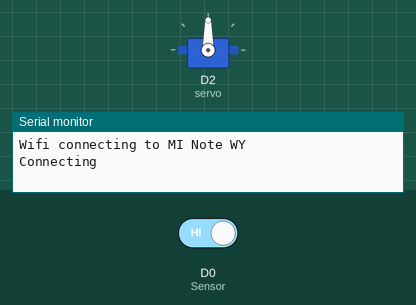
This sketch was run on a simulated ESP8266 (NodeMCU). On the bench: servo, the last lines printed to the serial monitor. Inputs (shaded band) come from the test bench; at power-on: D0 (Sensor) HIGH. WiFi joins after 1.5 s; servers stay silent unless stated; uploads are accepted with an empty reply.

Above: at 0.1 s.
At 8.7 s:
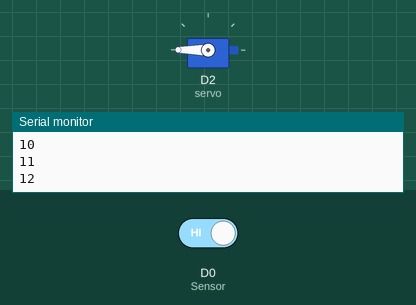
8.8 s: D0 (Sensor) driven LOW
At 10.5 s:
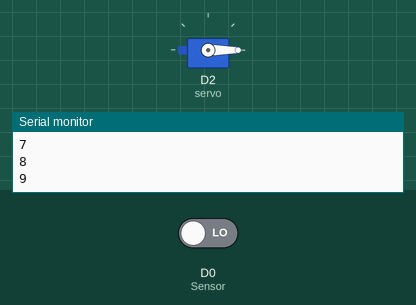
Timing chart, 0 to 12.0 s (numbered marks = the images above; inputs shaded):
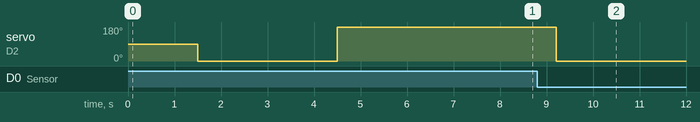

The sketch:

irma.ino
```cpp
#include <ESP8266WiFi.h>
#include <ESP8266HTTPClient.h>
#include <ArduinoJson.h>
#include <Servo.h>
Servo servo;

#define Sensor D0
#define max_tick 6500

int i, detik, tick, timer = 0;
int sensor_count[4], sensor_state[4];
float volume[4];
int warning_time=60;
long interval=1000;
long previousMillis=0; // millis() returns an unsigned long.

String token = "12345";
String vol, count;
const char* ssid="MI Note WY";  //Client or Laptop Connected SSID Wifi
const char* password = "wkynta01";  //PASSWORD SSID

void read_sensor(int pin) {
  sensor_count[pin]++;
  volume[pin] = float(100 * (max_tick - sensor_count[pin]) / max_tick);
  vol = String(volume[i]);
  count = String(sensor_count[i]);
    Serial.print("Count:");
    Serial.println(count);
    Serial.print(" Volume:");
    Serial.println(vol);
    Send(vol, count);
}

void setup() {

  servo.attach(D2);
  Serial.begin(115200);
  Serial.println();
  Serial.print("Wifi connecting to ");
  Serial.println( ssid );

  WiFi.begin(ssid,password);

  Serial.println();
  Serial.print("Connecting");

  while( WiFi.status() != WL_CONNECTED ){
      delay(500);
      Serial.print(".");
  }


  Serial.println();

  Serial.println("Wifi Connected Success!");
  Serial.print("NodeMCU IP Address : ");
  Serial.println(WiFi.localIP() );
  pinMode(Sensor, INPUT);
  servo.write (0);
  delay (3000);
  servo.write (180);
  delay (3000);

}

char state = 0;

void loop() {

  unsigned long currentMillis = millis();
  if(currentMillis - previousMillis > interval) {
    detik++;
  Serial.println(detik);
    }

     if (detik >= warning_time) { //
      Serial.println("WARNING !!!!!!!");
      vol = "inf";
      count = "inf";
      Send(vol, count);

      }

  tick++;

  if (tick > 1000) {
    timer++;
    tick = 0;
    Serial.println(timer);
    read_sensor(0);
  }

  if (timer > 30)state = 1;

  //sensor 1
  if (sensor_state[0] == 0 && !digitalRead(Sensor)) {
    read_sensor(0);
    sensor_state[0] = 1;
    detik=0;
  }
  if (sensor_state[0] == 1 && digitalRead(Sensor)) {
    sensor_state[0] = 0;
  }

  delay(100);

}


void Send(String vol, String count){
  if (WiFi.status() == WL_CONNECTED) {
    HTTPClient http;
    http.begin("http://192.168.43.228/Drip-Monitoring-Control-Management/dashboard/apr?");
    http.addHeader("Content-Type", "application/x-www-form-urlencoded");
    int httpResponseCode = http.POST("token=" + token + "&vol=" + vol + "&count=" + count); //post 2 parameter
    delay(200);
    if (httpResponseCode > 0) {
      String response = http.getString();
      char json[500];
      response.toCharArray(json, 500);
      StaticJsonDocument<200> doc;
      deserializeJson(doc, json);

      int vol = doc["vol"];
      int count = doc["count"];
      int target = doc["target"];
      Serial.print("Vol = ");
      Serial.println(vol);
      Serial.print("Count = ");
      Serial.println(count);
      Serial.print("Target = ");
      Serial.println(target);
      Serial.println();

      int val = map(target, 5, 80, 0, 180);
      servo.write(val);
      delay(200);

//      Serial.println(response); //menampilkan respon dari website
    } else {
      Serial.print("Error on sending POST: ");
      Serial.println(httpResponseCode);
    }
    http.end();  //Free resources
  } else {
    Serial.println("Error in WiFi connection");
  }
  delay(100);

  }
```

Measured:
- after the input at 8.8 s, servo on D2 (servo): 180° → 0° after 0.40 s instead of 5.0 s
